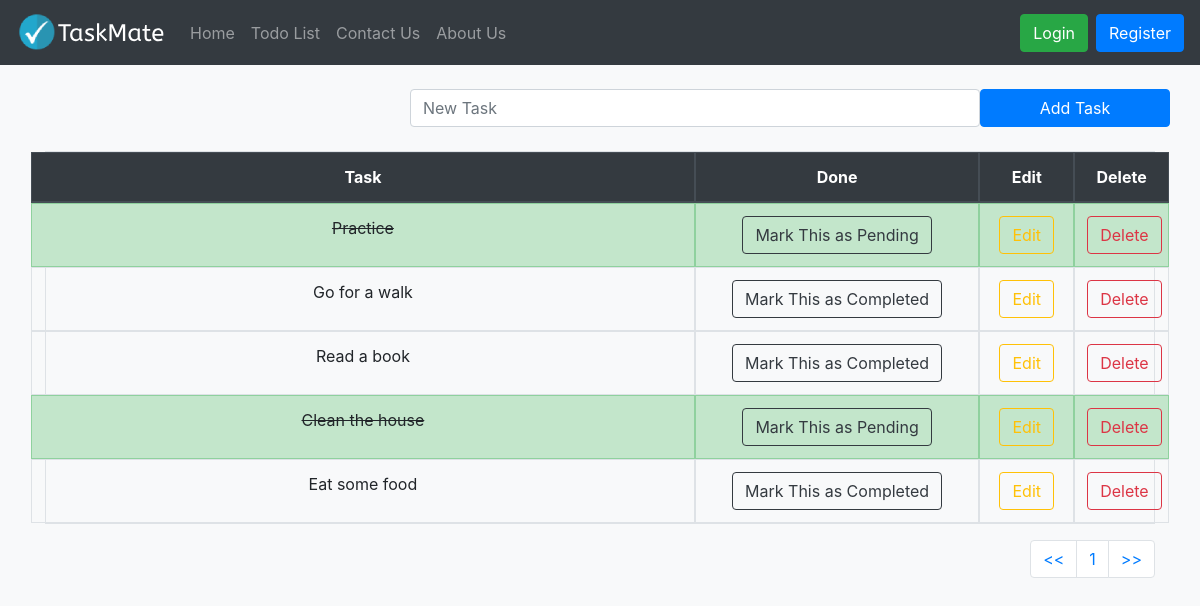
Before: /todolist/ with the older database file.
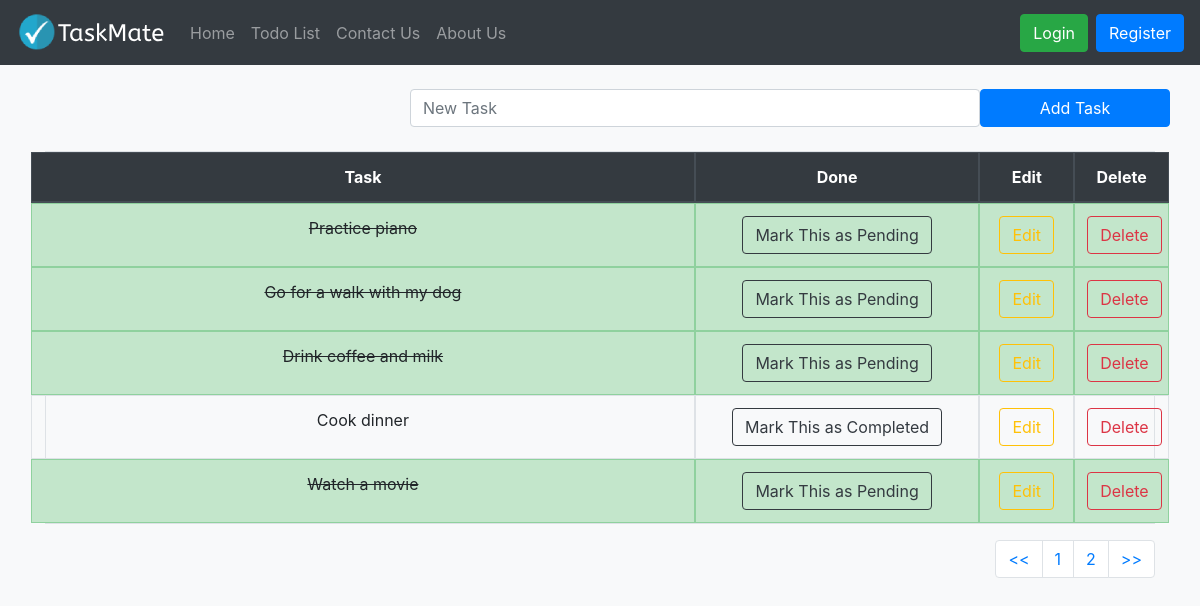
After: the same page with the newer database file.
### todolist_app/models.py (models this page shows, shortened)
class TaskList(models.Model):
    task = models.CharField(max_length=300)
    done = models.BooleanField(default=False)
    """ Method to make Task list object(from admin panel) a string """

### todolist_app/views.py (the view)
# urls.py: path('todolist/',include('todolist_app.urls')),
def todolist(request):
    if request.method=="POST":
        form = TaskForm(request.POST or None)
        if form.is_valid():
            form.save()
        messages.success(request,("New Task Added!"))
        return redirect('todolist')
    else:
        all_tasks = TaskList.objects.all()
        paginator = Paginator(all_tasks, 5)
        page = request.GET.get('pg')
        all_tasks = paginator.get_page(page)
        return render(request, 'todolist.html',{'all_tasks':all_tasks})

### todolist_app/templates/todolist.html (shortened to what this page needs)
{% extends "base.html" %}
{% block content %}
<div class="container">
  <br>
  <form method="POST" class="row">
        <label class="col-lg-4"></label>
        <input type="text" class="form-control col-lg-6" name="task" placeholder="New Task">
        <button type="submit" class="btn btn-primary col-lg-2">Add Task</button>
  </form>
  <br>
  <table class="table table-bordered text-center">
    <thead class="thead-dark">
        <tr class="row">
          <th class="col-7">Task</th>
          <th class="col-3">Done</th>
          <th class="col-1">Edit</th>
          <th class="col-1">Delete</th>
        </tr>
    </thead>
    <tbody>
    {% if all_tasks %}
      {% for obj  in all_tasks %}
        {% if obj.done %}
          <tr class="table-success row">
            <td class="col-7"><del>{{ obj.task }}</del></td>
            <td class="col-3"><a href="{% url 'pending_task' obj.id %}"><button type="button" class="btn btn-outline-dark">Mark This as Pending</button></a></td>
            <td class="col-1"><a href="{% url 'edit_task' obj.id %}"><button type="button" class="btn btn-outline-warning">Edit</button></a></td>
            <td class="col-1"><a href="{% url 'delete_task' obj.id %}"><button type="button" class="btn btn-outline-danger">Delete</button></a></td>
          </tr>
          {% else %}
          <tr class="row">
            <td class="col-7">{{ obj.task }}</td>
            <td class="col-3"><a href="{% url 'complete_task' obj.id %}"><button type="button" class="btn btn-outline-dark">Mark This as Completed</button></a></td>
            <td class="col-1"><a href="{% url 'edit_task' obj.id %}"><button type="button" class="btn btn-outline-warning">Edit</button></a></td>
            <td class="col-1"><a href="{% url 'delete_task' obj.id %}"><button type="button" class="btn btn-outline-danger">Delete</button></a></td>
          </tr>
        {% endif %}
      {% endfor %}
    {% endif %}
    </tbody>
  </table>
  <nav aria-label="Page navigation example">
    <ul class="pagination justify-content-end">
      <li class="page-item"><a class="page-link" href="?pg=1"><<</a></li>
      <li class="page-item"><a class="page-link" href="?pg={{ all_tasks.number }}">{{ all_tasks.number }}</a></li>
      {% if all_tasks.has_next %}
        <li class="page-item"><a class="page-link" href="?pg={{ all_tasks.next_page_number }}">{{ all_tasks.next_page_number }}</a></li>
      {% endif %}
      <li class="page-item"><a class="page-link" href="?pg={{ all_tasks.paginator.num_pages }}">>></a></li>
    </ul>
  </nav>
</div>
{% endblock content %}

### templates/base.html (shortened to what this page needs)
{% load static %}
<!doctype html>
<html lang="en">
  <head>
    <link rel="stylesheet" href="https://stackpath.bootstrapcdn.com/bootstrap/4.3.1/css/bootstrap.min.css">
    <link rel="stylesheet" href="https://cdn.jsdelivr.net/npm/bootstrap@4.6.2/dist/css/bootstrap.min.css">
    <nav class="navbar navbar-expand-lg navbar-dark bg-dark">
        <a class="navbar-brand" href="{% url 'index' %}"><img src="{% static 'images/logo.png' %}" alt="TaskMate"></a>
        <div class="collapse navbar-collapse" id="navbarNavAltMarkup">
          <div class="navbar-nav">
                <a class="nav-item nav-link" href="{% url 'index' %}">Home</a>
                <a class="nav-item nav-link" href="{% url 'todolist' %}">Todo List</a>
                <a class="nav-item nav-link" href="{% url 'contact' %}">Contact Us</a>
                <a class="nav-item nav-link" href="{% url 'about' %}">About Us</a>
            </div>
        </div>
          {% if user.is_authenticated %}
          <div class="form-inline my-2 my-lg-0">
            <div class="p-2 text-white bg-dark">Logged in as {{ user.username}}</div>
            <a href="{% url 'logout' %}">
            <button class="btn btn-info my-2 my-sm-0" type="submit">Logout</button>
            </a>
          </div>
          {% else %}
          <a href="{% url 'login' %}">
            <button class="btn btn-success mr-2 my-2 my-sm-0" type="submit">Login</button>
            </a>
            <a href="{% url 'register' %}">
              <button class="btn btn-primary my-2 my-sm-0" type="submit">Register</button>
              </a>
          {% endif %}
      </nav>
  </head>
  <body class="bg-light">
    {% block content %}
    {% endblock content %}
  </body>
</html>
  </body>
</html>
  </body>
</html>

Changed rows visible on the page:
removed TaskList: task "Read a book"
removed TaskList: task "Clean the house"
removed TaskList: task "Eat some food"
changed TaskList: task "Practice" → "Practice piano"
changed TaskList: task "Go for a walk" → "Go for a walk with my dog"; done "Mark This as Completed" → "Mark This as Pending"
added TaskList: task "Drink coffee and milk"
added TaskList: task "Cook dinner"
added TaskList: task "Watch a movie"
Other visible differences:
{{ all_tasks.next_page_number }}: (not shown) → "2"
